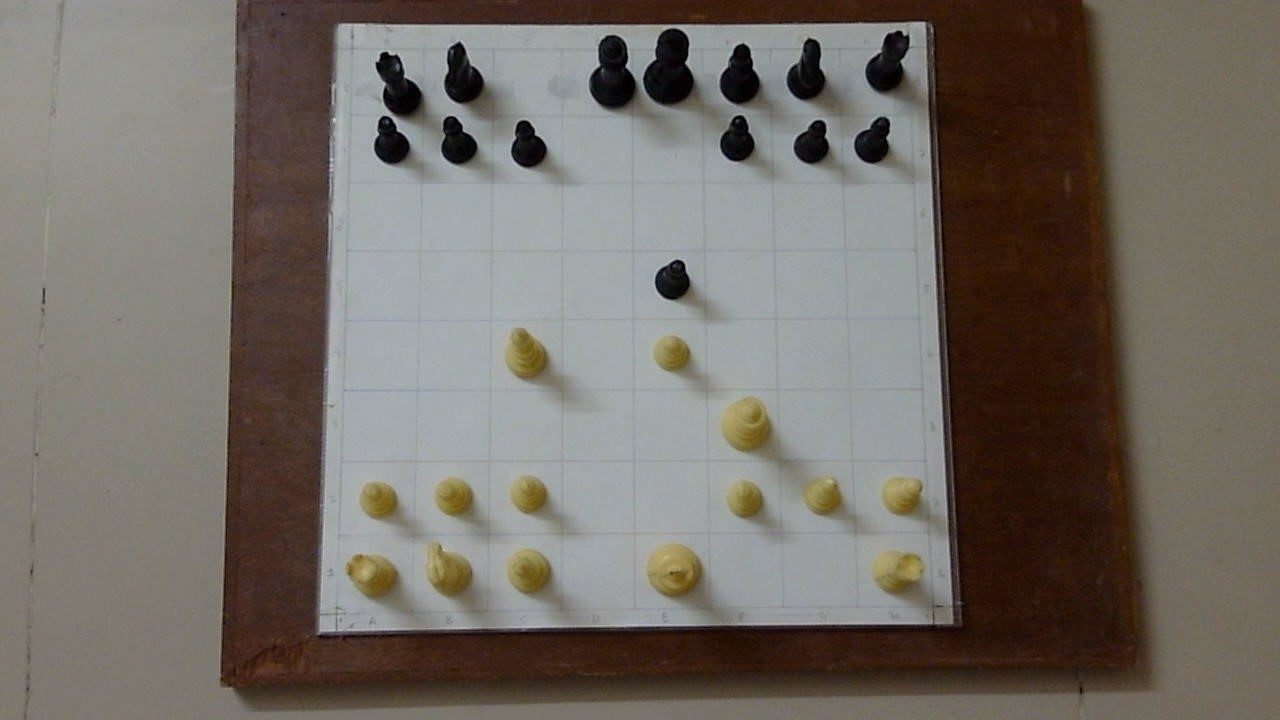
#> input picture tests/data/curr_state.jpg, 1280 x 720 px
$ python -i vision.py   (imports and definitions only)
#> lines starting #> are read from the running program, lines starting #| are printed output that depends on the picture; after the words box and inside, x2 and y2 are one past the last pixel; in counts of white or black regions, pixels touching at a corner belong together
#> further down, picture is the input picture: shape (720, 1280, 3); mean B, G, R 101.3, 108.6, 114.5
import cv2
import numpy as np
import google.generativeai as genai
import imutils
from PIL import Image


def crop_board(image: Image) -> Image:
    """
    Crop the image to only include the board
    """
    gray = cv2.cvtColor(image, cv2.COLOR_BGR2GRAY)
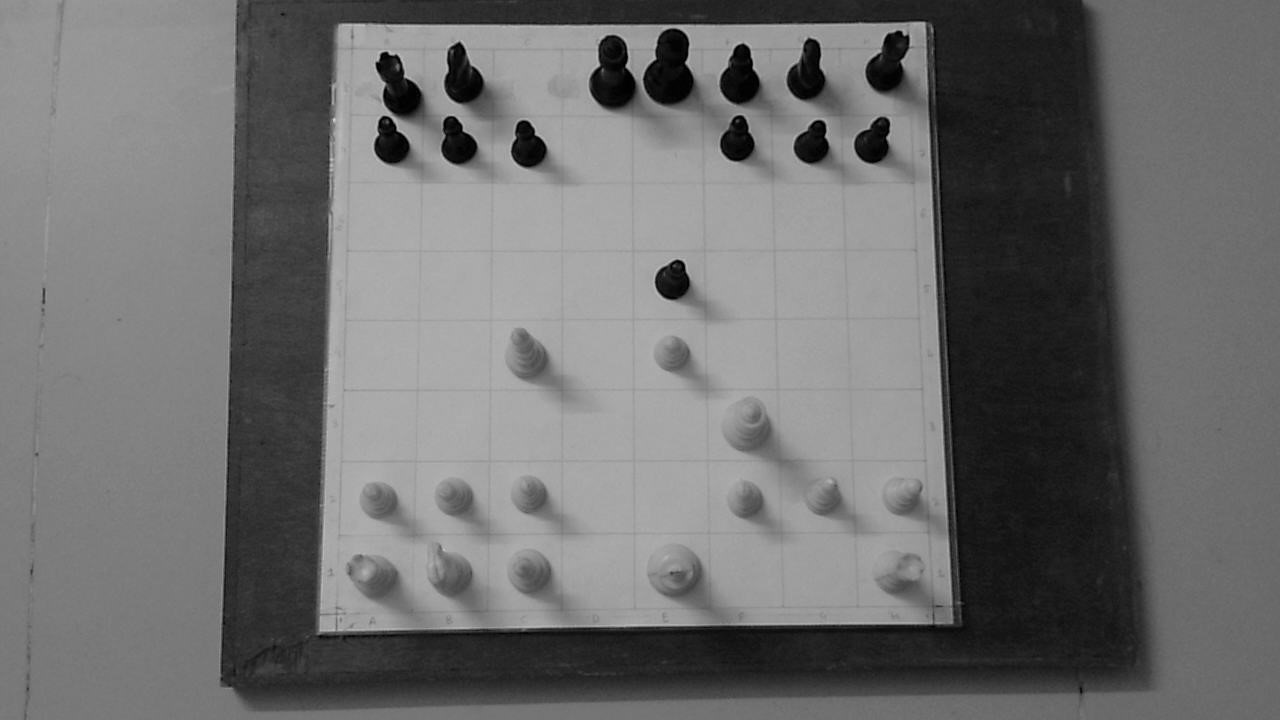
#> gray: shape (720, 1280); min 0, max 216, mean 109.5
    _, binary = cv2.threshold(gray, 15, 255, cv2.THRESH_BINARY | cv2.THRESH_OTSU)
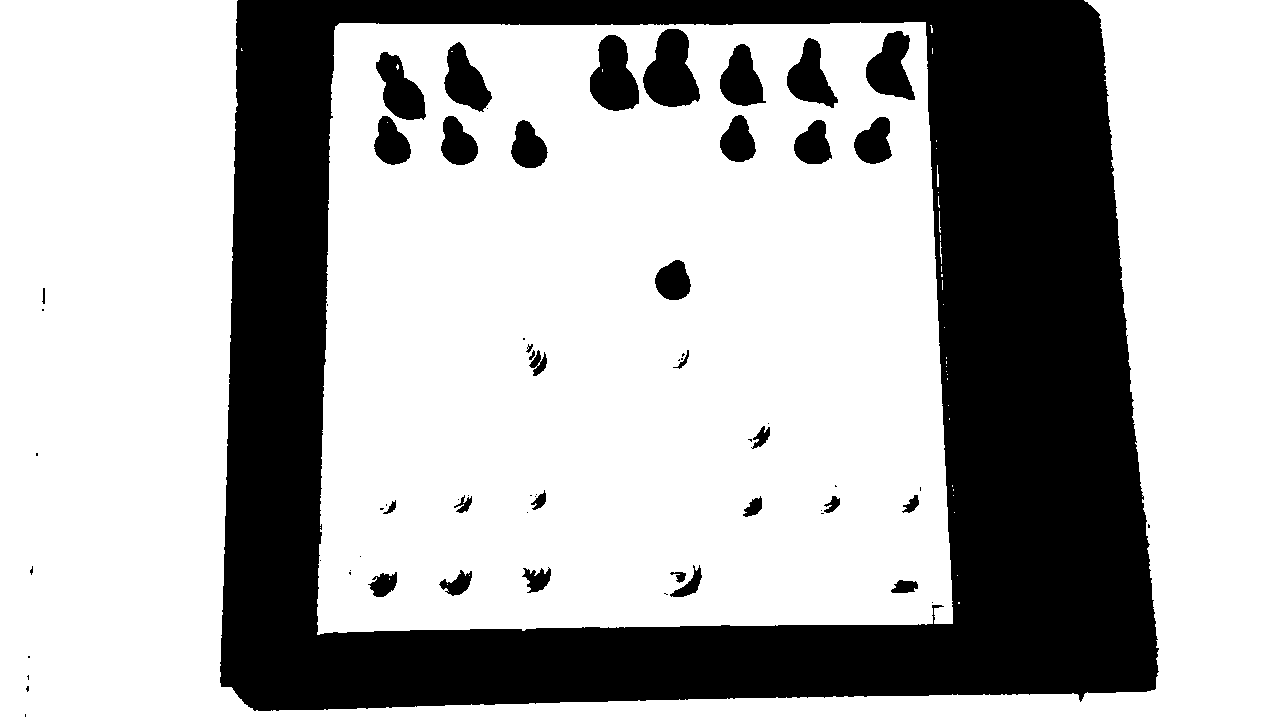
#> binary: shape (720, 1280); 68.9% white; 67 black regions (34 under 20 px)
    contours, _ = cv2.findContours(binary, cv2.RETR_EXTERNAL, cv2.CHAIN_APPROX_SIMPLE)
#> contours = 34 contours, 32 with area under 20; largest, box (x1, y1, x2, y2) and area: (317, 22, 953, 635) 368960, (0, 0, 1280, 720) 289222
    max_contour = max(contours, key=cv2.contourArea)
#> max_contour = contour of 440 points, box (x1, y1, x2, y2) (317, 22, 953, 635), area 368960
    x, y, w, h = cv2.boundingRect(max_contour)
#> x = 317; y = 22; w = 636; h = 613
    cropped_image = image[y:y+h, x:x+w]
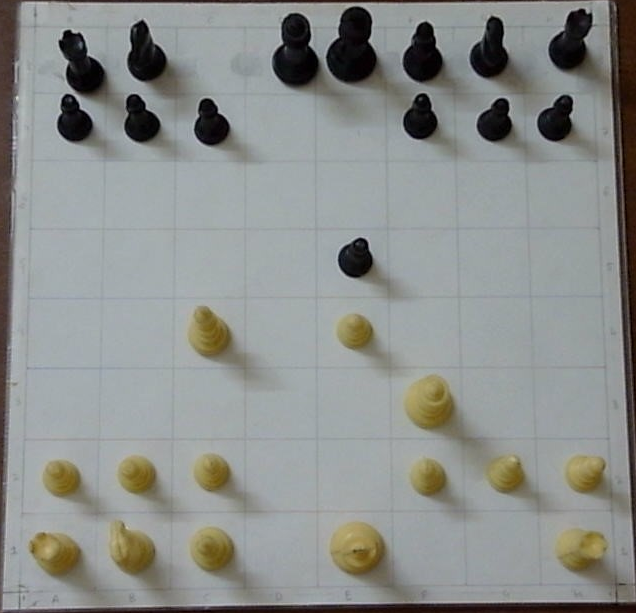
#> cropped_image: shape (613, 636, 3); mean B, G, R 140.1, 142.6, 139.8

    cv2.imwrite('imgcrop/board_cropped.png', cropped_image)

    return cropped_image


# [21 lines that did not run here, left out]


def remove_bg_with_green_contours(image: Image) -> Image:
    hsv_image = cv2.cvtColor(image, cv2.COLOR_BGR2HSV)
    green_low = np.array([40, 40, 40])
    green_high = np.array([80, 255, 255])
    kernel = np.ones((5, 5), np.uint8)
    mask = cv2.dilate(
        cv2.inRange(hsv_image, green_low, green_high), kernel, iterations=2
    )
    output = np.zeros_like(mask)
    output[:, :, :] = 255
    for i in range(3):
        output[:, :, i] = np.where(mask == 255, image[:, :, i], output[:, :, i])

    cv2.imwrite('imgcontours/board_contours.png', output)

    return output


def crop_moved_squares(image: Image) -> Image:
    """
    Crop the image to only include the green highlighted squares
    """
    hsv = cv2.cvtColor(image, cv2.COLOR_BGR2HSV)
    green_low = np.array([40, 40, 40])
    green_high = np.array([80, 255, 255])
    kernel = np.ones((5, 5), np.uint8)
    mask = cv2.dilate(
       cv2.inRange(hsv, green_low, green_high), kernel, iterations=2
    )
    contours, _ = cv2.findContours(mask, cv2.RETR_EXTERNAL, cv2.CHAIN_APPROX_SIMPLE)
    cropped_images = []
    for contour in contours:
        if cv2.contourArea(contour) > 1000:  # Adjust this value as needed
            x, y, w, h = cv2.boundingRect(contour)
            cropped_image = image[y:y + h, x:x + w]
            cropped_images.append(cropped_image)

    if cropped_images:
        max_height = max(img.shape[0] for img in cropped_images)
        resized_images = [cv2.resize(img, (int(img.shape[1] * max_height / img.shape[0]), max_height)) for img in
                          cropped_images]

        cv2.imwrite('imgfinal/squares_cropped.png', np.hstack(resized_images))

        return np.hstack(resized_images)


def detect_move_made(prev_state: Image, curr_state: Image) -> list[str]:
    """
    Takes the previous and current state image and detects the piece moved on the board.
    """
    prev_state = cv2.resize(prev_state, (600, 360))
    curr_state = cv2.resize(curr_state, (600, 360))
    prev_gray = cv2.cvtColor(prev_state, cv2.COLOR_BGR2GRAY)
    curr_gray = cv2.cvtColor(curr_state, cv2.COLOR_BGR2GRAY)
    prev_blur = cv2.GaussianBlur(prev_gray, (5, 5), 0)
    curr_blur = cv2.GaussianBlur(curr_gray, (5, 5), 0)
    diff = cv2.absdiff(prev_blur, curr_blur)
    threshold = cv2.threshold(diff, 45, 255, cv2.THRESH_BINARY)[1]
    kernel = np.ones((6, 6), np.uint8)
    dilate = cv2.dilate(threshold, kernel, iterations=2)
    contours = imutils.grab_contours(
        cv2.findContours(dilate.copy(), cv2.RETR_EXTERNAL, cv2.CHAIN_APPROX_SIMPLE)
    )
    for contour in contours:
        if cv2.contourArea(contour) > 500:
            x, y, w, h = cv2.boundingRect(contour)
            cv2.rectangle(prev_state, (x, y), (x + w, y + h), (0, 0, 255), 2)
            cv2.rectangle(curr_state, (x, y), (x + w, y + h), (0, 255, 0), 2)

    cv2.imwrite('imgdiff/board_diff.png', curr_state)

    curr_state = crop_moved_squares(
        label_chessboard(
            remove_bg_with_green_contours(curr_state)
        )
    )
    model = genai.GenerativeModel('gemini-pro-vision')
    response = model.generate_content([curr_state, "Read the characters present inside the green boxes. List them in csv form."])
    return response.text.split(',')

>>> import cv2
>>> picture = cv2.imread('../tests/data/curr_state.jpg')
>>> result = crop_board(picture)
